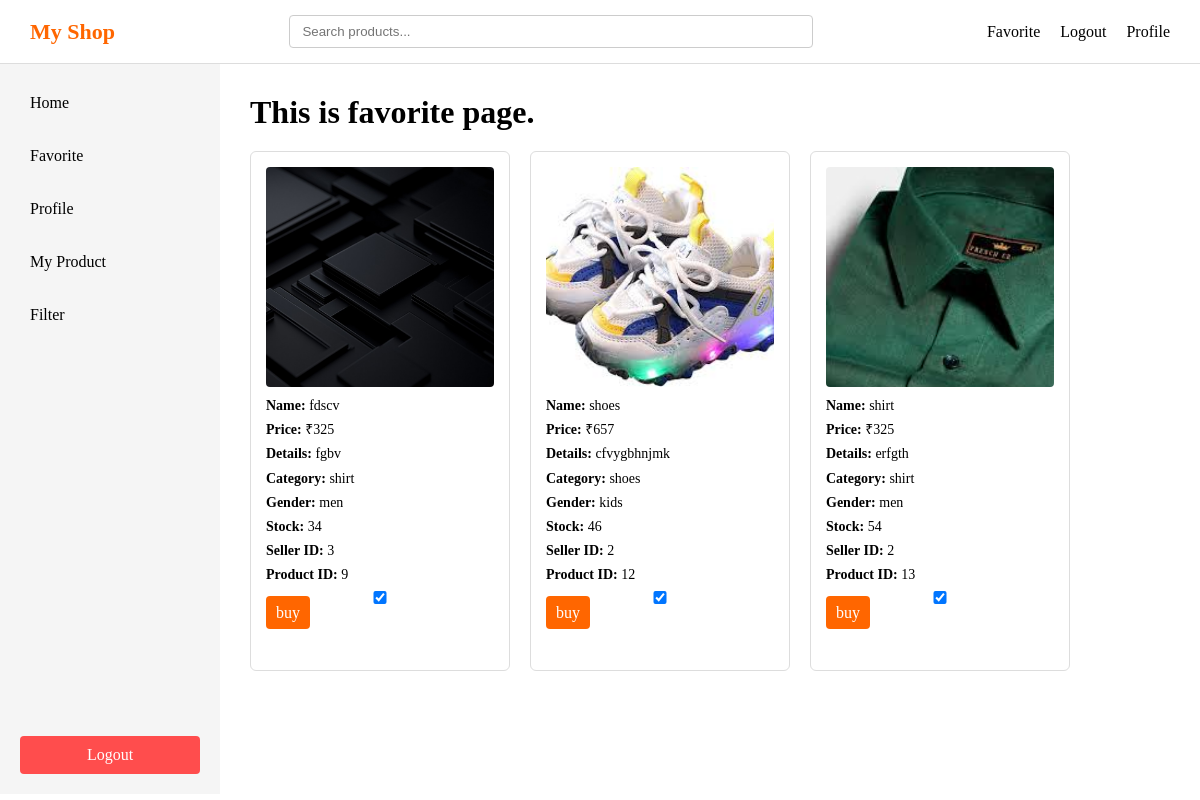
The app's page /favorite (signed in) with its own data.
### main.py (models this page shows)
class Product(db.Model):
    id=db.Column(db.Integer, primary_key = True)
    product_name = db.Column(db.String(100))
    product_price= db.Column(db.Integer)
    product_image= db.Column(db.String(200))
    product_details = db.Column(db.Text)
    product_category = db.Column(db.String(100))
    product_gender= db.Column(db.String(20))
    product_stock= db.Column(db.Integer)
    seller_id = db.Column(db.Integer, db.ForeignKey('user.id'))

### main.py (the view)
@app.route('/favorite',methods=['POST','GET'])
def favorite():
    if 'user' not in session:
        return redirect(url_for('login'))
    username = session.get('user')
    user = User.query.filter_by(username= username).first()
    products = (db.session.query(Product).join(UserProduct, Product.id == UserProduct.product_id).filter(UserProduct.user_id == user.id).all())
    liked_products = [ up.product_id for up in UserProduct.query.filter_by(user_id=user.id).all()]
    return render_template('favorite.html', user = user , products = products , liked_products = liked_products)

### templates/favorite.html (shortened to what this page needs)
<!DOCTYPE html>
<html lang="en">
<head>
    <link rel="stylesheet" href="{{ url_for('static', filename='style.css') }}">
</head>
<body>
    <div class="header">
        <div class="logo">My Shop</div>
        <div class="searchbar" id="searchbar">
            <input type="text" id="search" placeholder="Search products..." />
        </div>
        <div class="right">
            <div class="favorite"><a href="/favorite">Favorite</a></div>
            <div class="logout"><a href="/logout">Logout</a></div>
            <div class="profile"><a href="/profile">Profile</a></div>
        </div>
    </div>
    <div class="layout">
        <div class="sidebar">
            <div class="top">
                <div class="home" id="sidebar-home">Home</div>
                <div class="favorite" id="sidebar-favorite">Favorite</div>
                <div class="profile" id="sidebar-profile">Profile</div>
                {% if user.user_type == 's' %}
                <div class="my_product" id="sidebar-myproduct">My Product</div>
                {% endif %}
                <div class="filter">Filter</div>
            </div>
            <div class="logout" id="sidebar-logout">Logout</div>
        </div>
        <div class="main">
            <h1>This is favorite page.</h1>
            {% if products %}
            <div class="products">
                {% for product in products %}
                <div class="product-card">
                    <img src="{{ url_for('static', filename='uploads/' + product.product_image) }}">
                    <p><strong>Name:</strong> {{ product.product_name }}</p>
                    <p><strong>Price:</strong> ₹{{ product.product_price }}</p>
                    <p><strong>Details:</strong> {{ product.product_details }}</p>
                    <p><strong>Category:</strong> {{ product.product_category }}</p>
                    <p><strong>Gender:</strong> {{ product.product_gender }}</p>
                    <p><strong>Stock:</strong> {{ product.product_stock }}</p>
                    <p><strong>Seller ID:</strong> {{ product.seller_id }}</p>
                    <p><strong>Product ID:</strong> {{ product.id }}</p>
                    <input type="checkbox" class="like-checkbox" data-product-id="{{ product.id }}" {% if product.id in
                        liked_products %} checked {% endif %}>
                    <div class="buybutton">
                        <a href="{{ url_for('buyButton', product_id=product.id) }}">buy</a>
                    </div>
                </div>
                {% endfor %}
            </div>
            {% endif %}
        </div>
    </div>
</body>
</html>

### static/style.css (style rules this page uses)
* { margin: 0; padding: 0; box-sizing: border-box; }
.header { display: flex; align-items: center; justify-content: space-between; padding: 15px 30px; background-color: #ffffff; border-bottom: 1px solid #ddd; width: 100%; }
.logo { font-size: 22px; font-weight: bold; color: #ff6600; white-space: nowrap; }
.searchbar { flex: 1; display: flex; justify-content: center; }
.searchbar input { width: 60%; min-width: 250px; padding: 8px 12px; border: 1px solid #ccc; border-radius: 4px; }
.right { display: flex; align-items: center; gap: 20px; white-space: nowrap; }
.right a, .right div { text-decoration: none; color: #000; cursor: pointer; font-weight: 500; }
.layout { display: flex; height: calc(100vh - 70px); }
.sidebar { width: 220px; height: 100%; background-color: #f5f5f5; padding: 20px; display: flex; flex-direction: column; }
.sidebar .top { flex: 1; overflow-y: auto; display: flex; flex-direction: column; gap: 15px; }
.sidebar .top div { padding: 10px; cursor: pointer; border-radius: 4px; }
.sidebar .logout { padding: 10px; background-color: #ff4d4d; color: white; text-align: center; border-radius: 4px; cursor: pointer; flex-shrink: 0; }
.main { flex: 1; padding: 30px; background-color: #ffffff; overflow-y: auto; }
.products { display: grid; grid-template-columns: repeat(auto-fill, 260px); gap: 20px; margin-top: 20px; }
.products > div { width: 260px; height: 520px; border: 1px solid #ddd; border-radius: 6px; padding: 15px; background-color: #fff; display: flex; flex-direction: column; overflow: hidden; }
.products img { width: 100%; height: 220px; object-fit: cover; border-radius: 4px; margin-bottom: 10px; }
.products p { font-size: 14px; margin-bottom: 6px; line-height: 1.3; }
.buybutton a, .products button { margin-top: auto; padding: 8px 10px; border-radius: 4px; text-align: center; background-color: #ff6600; color: white; text-decoration: none; border: none; cursor: pointer; }

### records on screen
Product: product_image (picture), product_name "fdscv", product_price "325", product_details "fgbv", product_category "shirt", product_gender "men", product_stock "34", seller_id "3", id "9", id "☑"
Product: product_image (picture), product_name "shoes", product_price "657", product_details "cfvygbhnjmk", product_category "shoes", product_gender "kids", product_stock "46", seller_id "2", id "12", id "☑"
Product: product_image (picture), product_name "shirt", product_price "325", product_details "erfgth", product_category "shirt", product_gender "men", product_stock "54", seller_id "2", id "13", id "☑"
